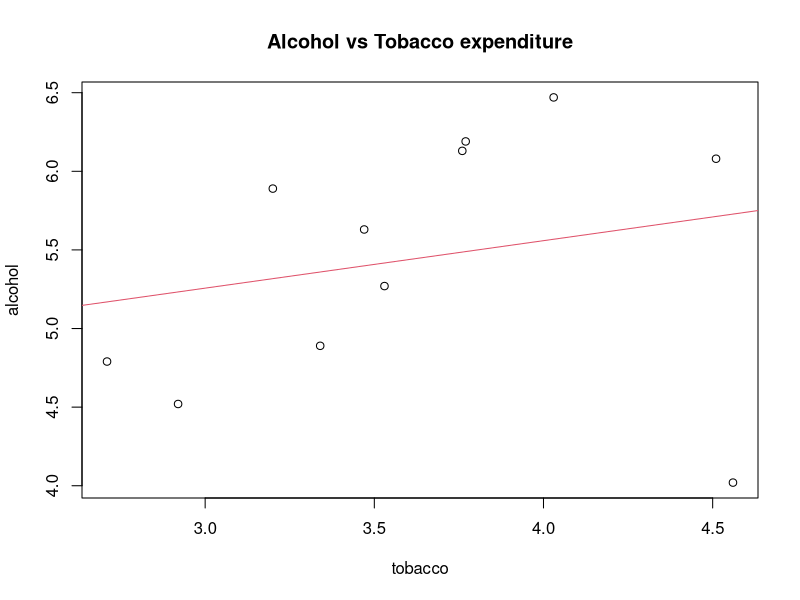
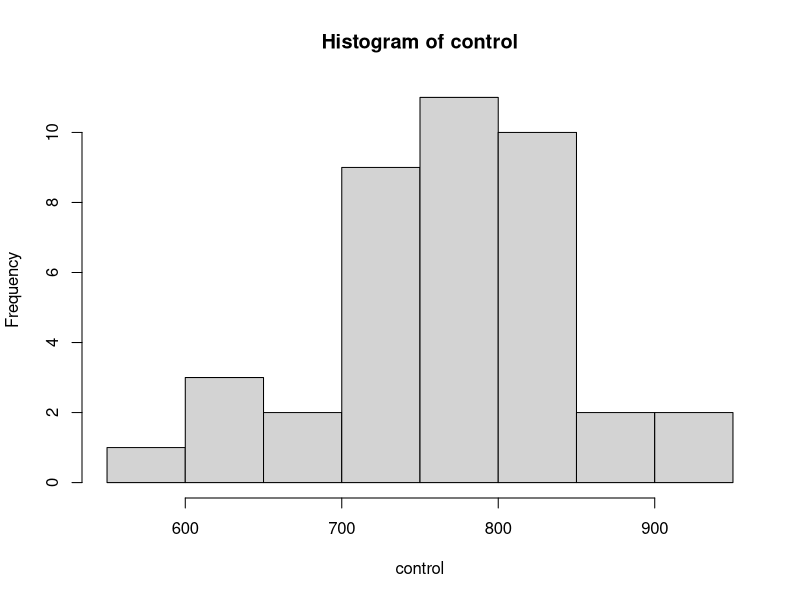
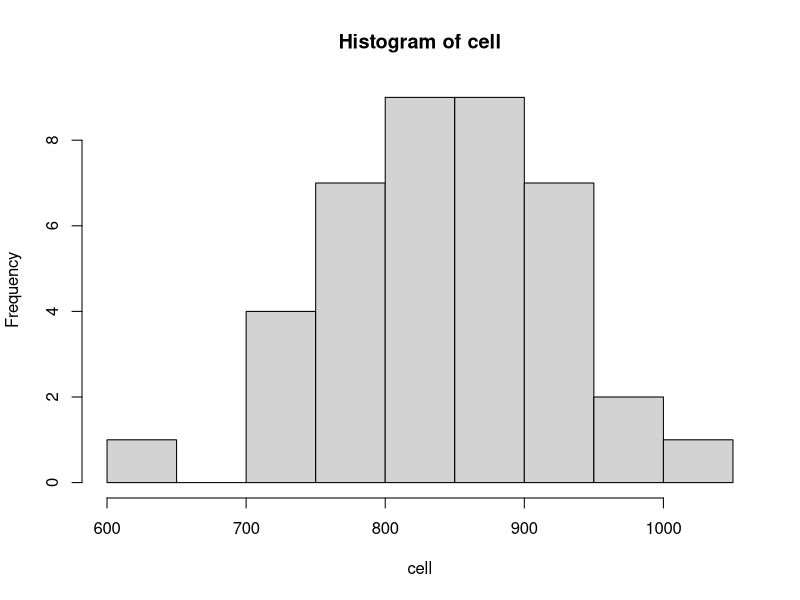
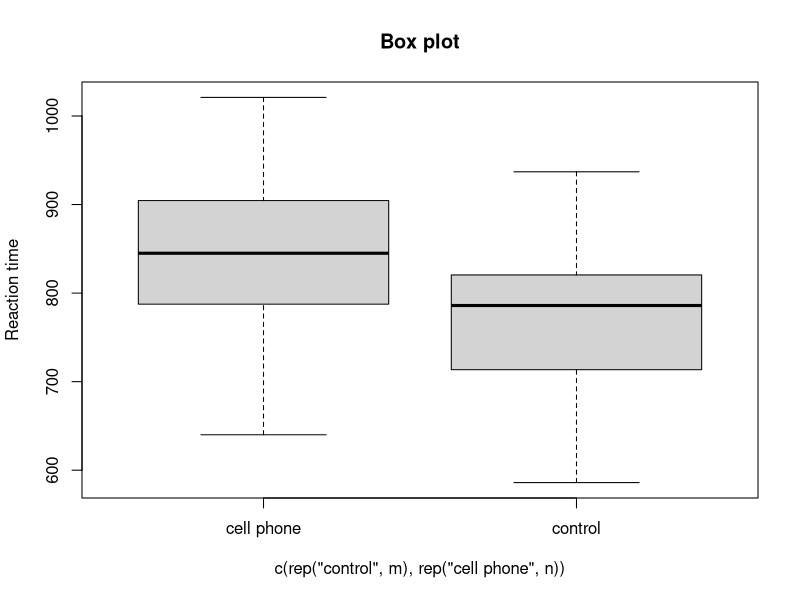
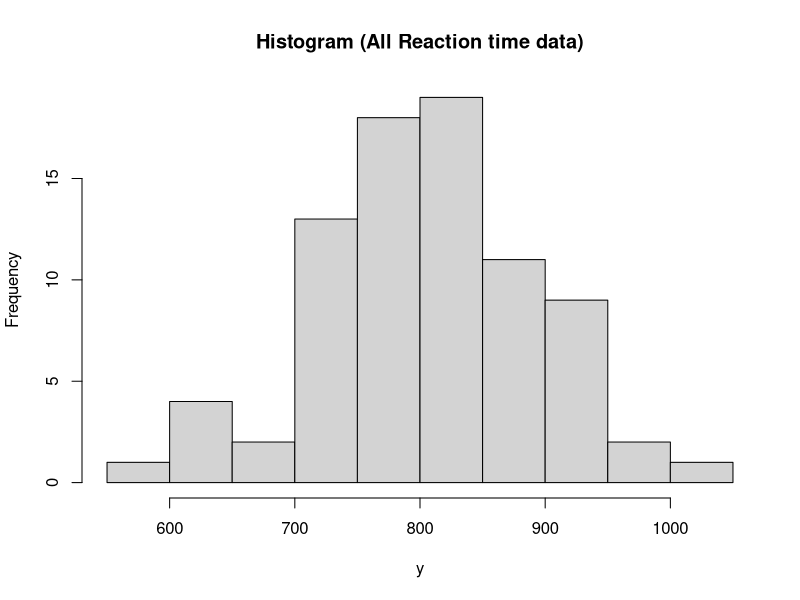
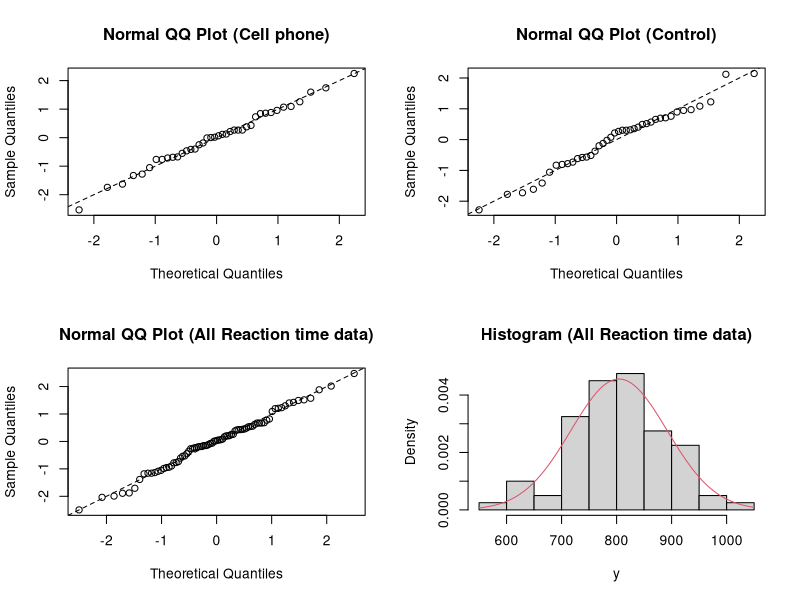

These figures' R source, in order:
## ---- chunk 1
knitr::opts_chunk$set(echo = TRUE)
## ---- chunk 2
#dataset
alcohol <- c(6.47, 6.13, 6.19, 4.89, 5.63, 4.52, 5.89, 4.79, 5.27, 6.08, 4.02)
tobacco <- c(4.03, 3.76, 3.77, 3.34, 3.47, 2.92, 3.20, 2.71, 3.53, 4.51, 4.56)

#linear model
model = lm(alcohol~tobacco)

#find beta 1 (slope) and beta 0 (intercept) of line of best fit
model
## ---- chunk 3
cor(tobacco, alcohol)
## ---- chunk 4
plot(tobacco, alcohol, main="Alcohol vs Tobacco expenditure")
abline(model, col=2)
## ---- chunk 5
summary(model)

## ---- chunk 6
x <- 1:1000000
y <- 2 * x + 1
cor(x, y)
## ---- chunk 7

#datasets
control <- c(808,757,773,937,726,788,806,792,751,765,853,655,626,721,630,722,683,709,718,812,703,791,586,864,737,701,799,844,639,705,822,935,842,827,784,838,795,823,791,819) 
cell <- c(909,712,805,852,859,781,841,822,740,910,900,912,863,785,863,809,927,847,918,810,788,929,798,863,981,842,1021,827,876,736,640,851,787,703,942,758,843,781,969,872)

#Exploratory Analysis
#Descriptive Statistics on control and cellphone datasets
summary(control)
var(control)

summary(cell)
var(cell)

#Histogram
hist(control)
hist(cell)

#Stacked data
y <- c(control,cell)

#Sample sizes
m <- length(control)
n <- length(cell)

#Box plot

boxplot(y~c(rep("control", m), rep("cell phone", n)), main="Box plot", ylab = "Reaction time")

## ---- chunk 8

#Assessing normality 
h <- hist(y,main="Histogram (All Reaction time data)")
x <- 50:150/10 

# set graphics window to plot side by side
par(mfrow=c(2,2))

qqnorm((cell-mean(cell))/sd(cell),main="Normal QQ Plot (Cell phone)")
abline(a=0,b=1,lty=2)
qqnorm((control-mean(control))/sd(control),main="Normal QQ Plot (Control)")
abline(a=0,b=1,lty=2)
qqnorm((y-mean(y))/sd(y),main="Normal QQ Plot (All Reaction time data)")
abline(a=0,b=1,lty=2)
plot(h,freq=F,main="Histogram (All Reaction time data)")
curve(dnorm(x, mean=mean(y), sd=sd(y)), add=TRUE,col=2)
## ---- chunk 9
# The null hypothesis is mean of the control = mean of cell or mean_control - mean_cell = 0
# The alternative hpothesis is mean of the control < mean of cell or mean_control - mean_cell < 0

#two sample t-test for means
t.test(control, cell, alternative = "less")
## ---- chunk 10

#check variance do not statistically differ per group
# H_0: variance of control = variance of cell, H_A: variance of control != variance of cell
library(car)
leveneTest(y~factor(c(rep("control", m), rep("cell phone", n))))

#p-value 0.9318 > 0.1 therefore, we fail to reject H_0
#It is reasonable to assume equal variances per group

# pooled two sample T-test
t.test( control,cell, alternative = "less", var.equal=TRUE)
